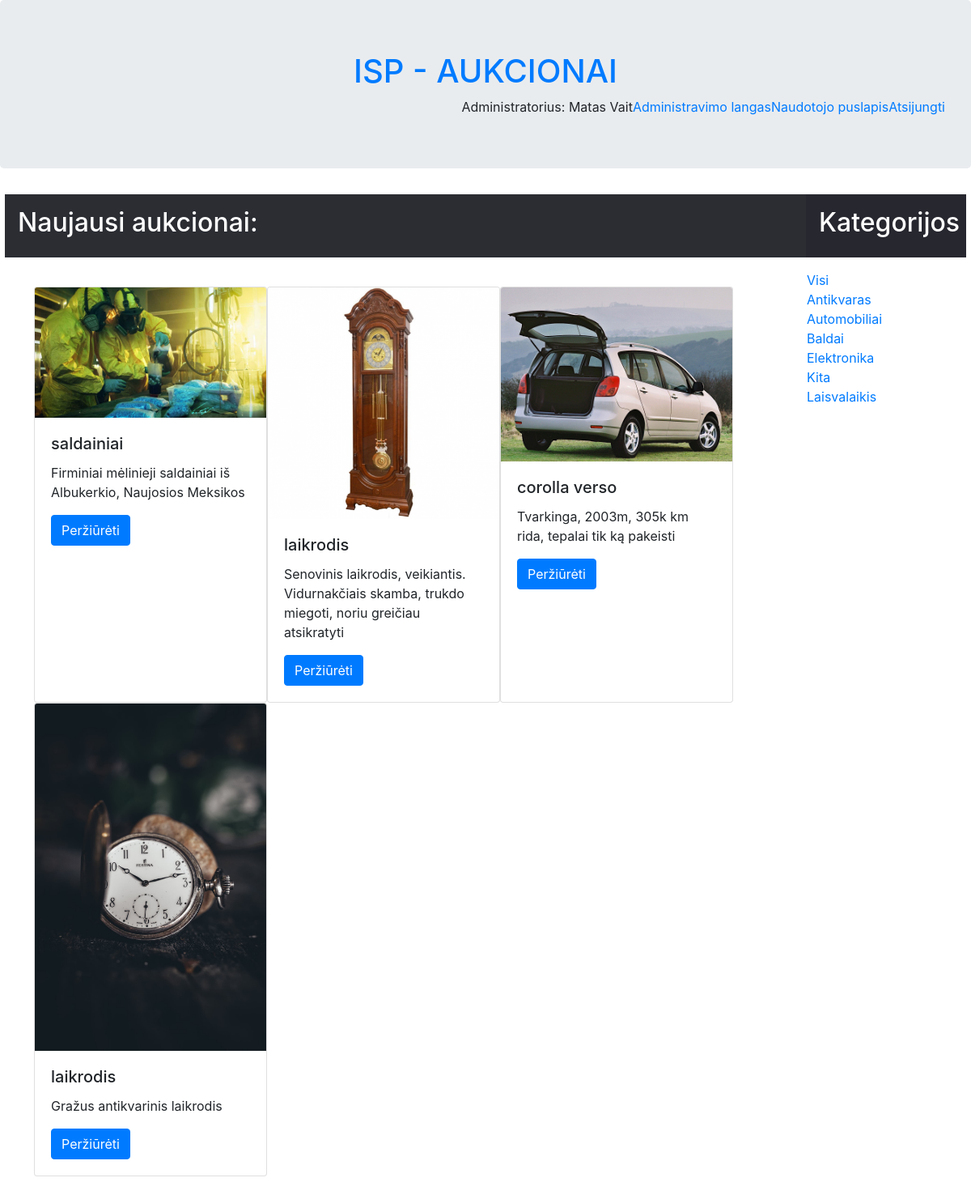
Screenshot of /PagrindinisPuslapis.php (signed in) with the database file from the repository.
### tables this page shows
CREATE TABLE `vartotojas` (
  `vardas` varchar(32) NOT NULL,
  `pavarde` varchar(32) NOT NULL,
  `email` varchar(64) NOT NULL,
  `telefono_nr` varchar(20) DEFAULT NULL,
  `slaptazodis` varchar(32) NOT NULL,
  `likutis` decimal(10,2) NOT NULL,
  `blokuotas` tinyint(1) NOT NULL,
  `lytis` int(11) DEFAULT NULL,
  `id_Vartotojas` int(11) NOT NULL,
  `fk_Administratorius` int(11) DEFAULT NULL
);

CREATE TABLE `preke` (
  `aprasymas` varchar(255) NOT NULL,
  `data` datetime NOT NULL DEFAULT current_timestamp(),
  `pavadinimas` varchar(64) NOT NULL,
  `kategorija` int(11) NOT NULL,
  `id_Preke` int(11) NOT NULL,
  `fk_Vartotojasid_Vartotojas` int(11) NOT NULL
);

CREATE TABLE `nuotrauka` (
  `pavadinimas` varchar(64) NOT NULL,
  `nuoroda` text NOT NULL,
  `formatas` int(11) NOT NULL,
  `id_Nuotrauka` int(11) NOT NULL,
  `fk_Prekeid_Preke` int(11) NOT NULL
);

CREATE TABLE `kategorija` (
  `id_KATEGORIJA` int(11) NOT NULL,
  `name` varchar(12) NOT NULL
);

### PagrindinisPuslapis.php (the view, shortened to what this page needs)
<!DOCTYPE html>
<html>
    <head>
        <link rel="stylesheet" href="https://cdn.jsdelivr.net/npm/bootstrap@4.6.1/dist/css/bootstrap.min.css">
	</head>
    <body>
	<?php include("header.php");?>
        <div class="container-fluid" style="width:99%">
			<div class="row" >
				<div class="col-10 p-3" style="background-color: #2b2d33;color:white;">
					<h2 >Naujausi aukcionai:</h2>
				</div>
				<div class="col-2 p-3" style="background-color: #272730;color:white;">
					<h2 >Kategorijos</h2>
				</div>
			</div>
            <div class="row">
              <div class="col-10 p-3">
				<div class="content">
					<?php
					$db = mysqli_connect(config::DB_SERVER, config::DB_USERNAME, config::DB_PASSWORD, config::DB_NAME);
					$query = "SELECT *
							  FROM preke
							  INNER JOIN aukcionas ON preke.id_Preke=aukcionas.fk_Prekeid_Preke
							  LEFT JOIN nuotrauka ON preke.id_Preke=nuotrauka.fk_Prekeid_Preke
							  WHERE aukcionas.statusas=4
							  ORDER BY data desc
							  LIMIT 5";
					$result = mysqli_query($db, $query);
					foreach ($result as $item){
						echo "<div class='card' style='width: 18rem; border:1;'>
							  <img src='" . $item['nuoroda'] . "' class='card-img-top' alt='...'>
							  <div class='card-body'>
		                      <h5 class='card-title'>". $item['pavadinimas']."</h5>
		                      <p class='card-text'>".$item['aprasymas']."</p>
		                      <a href='Aukciono_langas.php?id=".$item['id_Aukcionas']."' class='btn btn-primary'>Peržiūrėti</a>
	                          </div>
                              </div>";
}
					?>
				</div>
              </div>
              <div class="col-2 p-3">
			  	<div class='row'><a href='Aukcionu_saraso_langas.php'>Visi</a></div>
				<?php
                $db = mysqli_connect(config::DB_SERVER, config::DB_USERNAME, config::DB_PASSWORD, config::DB_NAME);
                $query = "SELECT * FROM kategorija ORDER BY name ASC";
                $result = mysqli_query($db, $query);
				foreach ($result as $row){
	                echo "<div class='row'><a href='Aukcionu_saraso_langas.php?id=" .$row['id_KATEGORIJA']. "'>" .$row['name']. "</a></div>";
				}
				?>
              </div>
            </div>
          </div>
    </body>
</html>

### header.php (shortened to what this page needs)
<?php
include("config.php");
if (isset($_SESSION['userid'])){
    $query = "SELECT * FROM vartotojas WHERE id_Vartotojas=" . $_SESSION['userid'];
    $USERINFO = mysqli_query($db, $query);
    $USERINFO = mysqli_fetch_assoc($USERINFO);
}
?>
<div class ="jumbotron text-center">
    <a href="PagrindinisPuslapis.php"><h1>ISP - AUKCIONAI</h1></a>
    <div display: flex;
    justify-content: space-between;
    align="right">
        <?php
        if (isset($USERINFO))
        {
            if($USERINFO['fk_Administratorius'] != null){
                echo "Administratorius: ".$USERINFO['vardas'] . " " . $USERINFO['pavarde'];
                echo "<a href='adminPage.php'>Administravimo langas</a>";
            }
            else{
                echo "Vartotojas: ".$USERINFO['vardas'] . " " . $USERINFO['pavarde'];
            }
            echo "<a href='naudotojoPuslapis.php'>Naudotojo puslapis</a>";
            echo "<a href='logout.php'>Atsijungti</a>";
        }
        else{
            echo "<a href='signin.php'>Registracija</a>";
            echo "<a href='login.php'>Prisijungimas</a>";
        }
        ?>
    </div>
</div>

### PagrindinisPuslapis.php (style rules this page uses)
.content { display: flex; flex-wrap: wrap; margin: 10px; padding: 10px; }

### rows the page displays
vartotojas: vardas "Matas", pavarde "Vait"
preke: nuotrauka.nuoroda (picture), nuotrauka.pavadinimas "saldainiai", aprasymas "Firminiai mėlinieji saldainiai iš Albukerkio, Naujosios Meksikos"
preke: nuotrauka.nuoroda (picture), nuotrauka.pavadinimas "laikrodis", aprasymas "Senovinis laikrodis, veikiantis. Vidurnakčiais skamba, trukdo miegoti, noriu greičiau atsikratyti"
preke: nuotrauka.nuoroda (picture), nuotrauka.pavadinimas "corolla verso", aprasymas "Tvarkinga, 2003m, 305k km rida, tepalai tik ką pakeisti"
preke: nuotrauka.nuoroda (picture), nuotrauka.pavadinimas "laikrodis", aprasymas "Gražus antikvarinis laikrodis"
kategorija: name "Antikvaras"
kategorija: name "Automobiliai"
kategorija: name "Baldai"
kategorija: name "Elektronika"
kategorija: name "Kita"
kategorija: name "Laisvalaikis"
